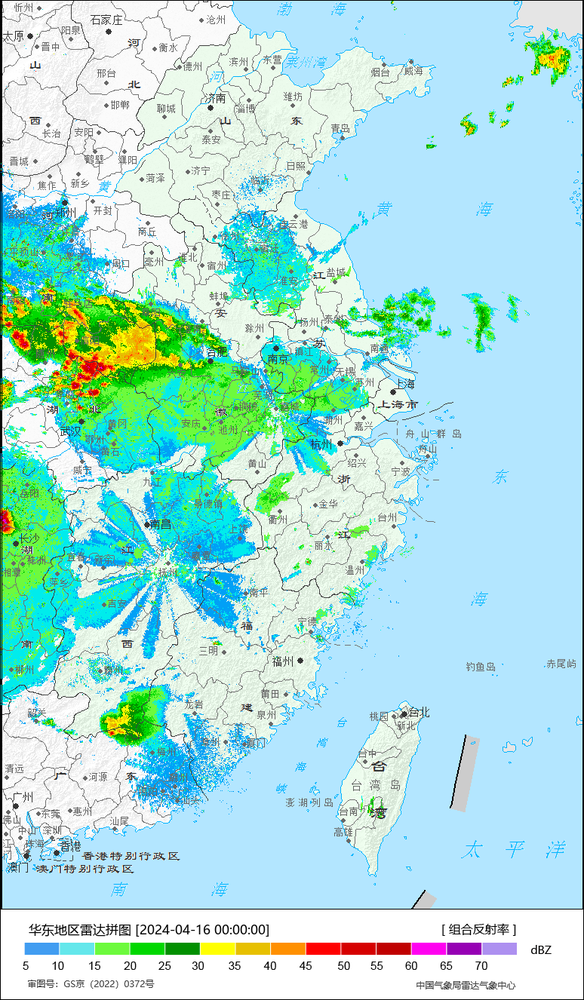
#> input picture resource/downloads/AECN/Z_RADA_C_BABJ_20240415160647_P_DOR_AECN_CREF_20240415_160000.png, 584 x 1000 px, shrunk from 774 x 1326 before the run
$ python balck.py
#> lines starting #> are read from the running program, lines starting #| are printed output that depends on the picture; after the words box and inside, x2 and y2 are one past the last pixel; in counts of white or black regions, pixels touching at a corner belong together
import cv2
import numpy as np

# 加载图像
image = cv2.imread('downloads/AECN/Z_RADA_C_BABJ_20240415160647_P_DOR_AECN_CREF_20240415_160000.png')
#> image is the input picture: shape (1000, 584, 3); mean B, G, R 219.8, 224.2, 172.9

# 读取颜色数据文件
color_ranges = []
with open('black_data.txt', 'r') as file:
#> (reads resource/black_data.txt from the repository)
    for line in file:
        parts = line.split()
        hue = int(float(parts[1])/2)
        saturation = int(float(parts[2]) * 255 / 100)  # 转换百分比为0-255
        value = int(float(parts[3]) * 255 / 100)  # 转换百分比为0-255
        # 假设色调的容差为2度，饱和度和亮度的容差为10%
        lower_bound = np.array([hue - 1, max(saturation - 25, 0), max(value - 25, 0)])
        upper_bound = np.array([hue + 1, min(saturation + 25, 255), min(value + 25, 255)])
        color_ranges.append((lower_bound, upper_bound))

# 初始化一个空掩模用于存储合并后的掩模
combined_mask = None

# 转换到HSV色彩空间
hsv_image = cv2.cvtColor(image, cv2.COLOR_BGR2HSV)
#> hsv_image: shape (1000, 584, 3); mean H, S, V 68.5, 78.1, 239.1

# 循环遍历颜色范围并组合掩模
for lower_bound, upper_bound in color_ranges:
    mask = cv2.inRange(hsv_image, lower_bound, upper_bound)
    if combined_mask is None:
        combined_mask = mask
    else:
        combined_mask = cv2.bitwise_or(combined_mask, mask)
#> this loop made 3 passes
#> pass 1, `mask = cv2.inRange(hsv_image, lower_bound, upper_bound)`:
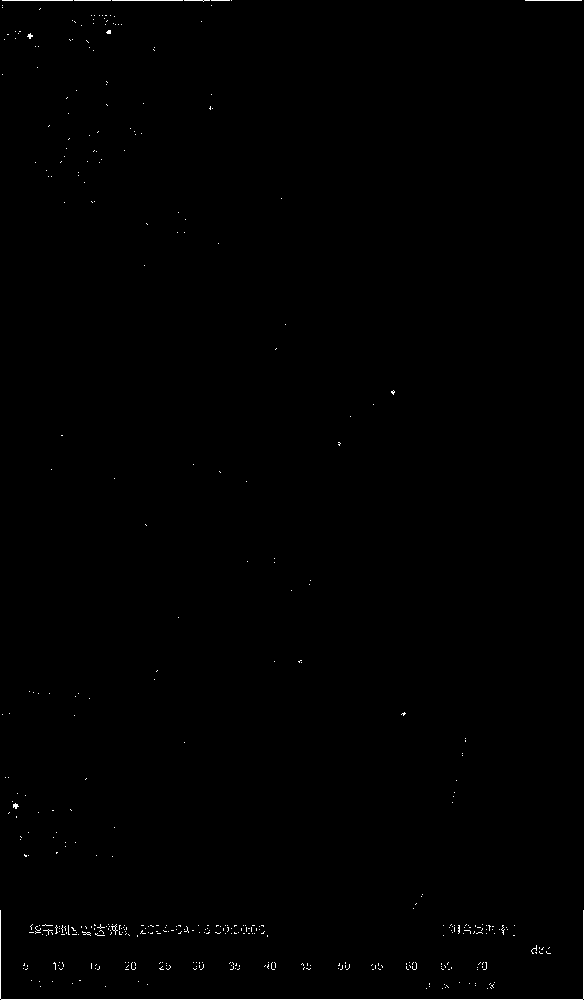
#> mask: shape (1000, 584); 0.37% white in thin lines or dots
#> pass 2, `mask = cv2.inRange(hsv_image, lower_bound, upper_bound)`:
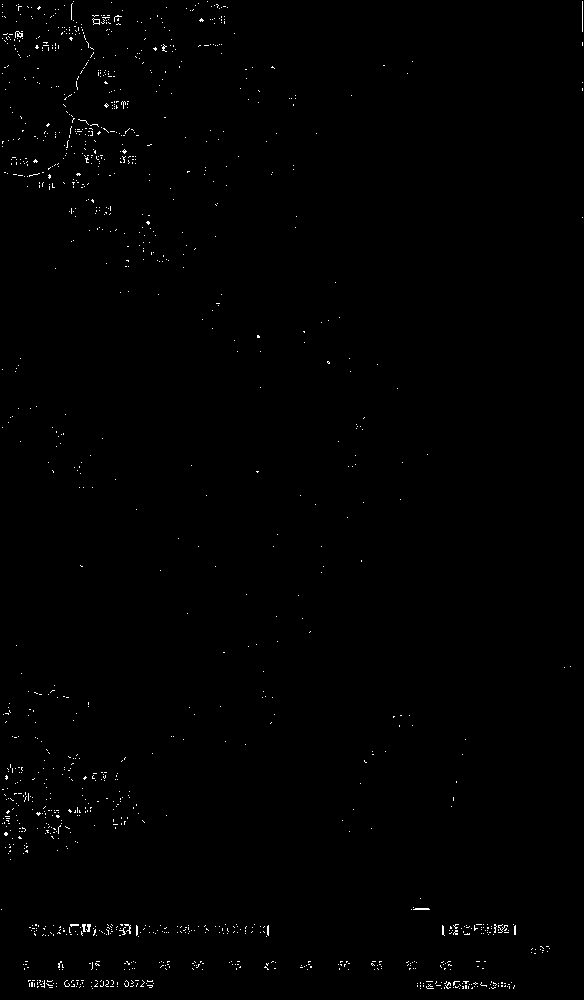
#> mask: shape (1000, 584); 0.53% white in thin lines or dots
#> pass 2, `combined_mask = cv2.bitwise_or(combined_mask, mask)`:
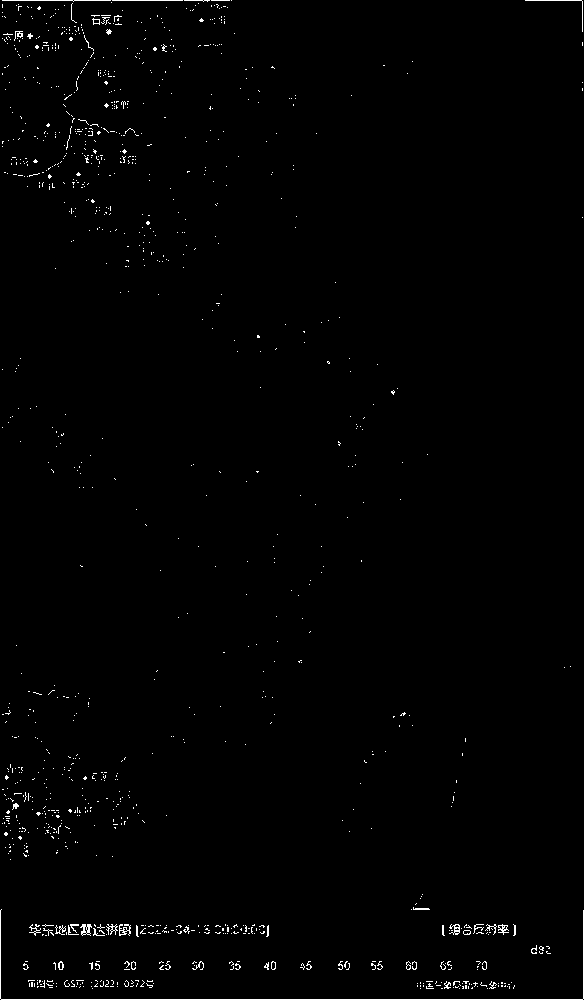
#> combined_mask: shape (1000, 584); 0.9% white in thin lines or dots
#> pass 3, `mask = cv2.inRange(hsv_image, lower_bound, upper_bound)`:
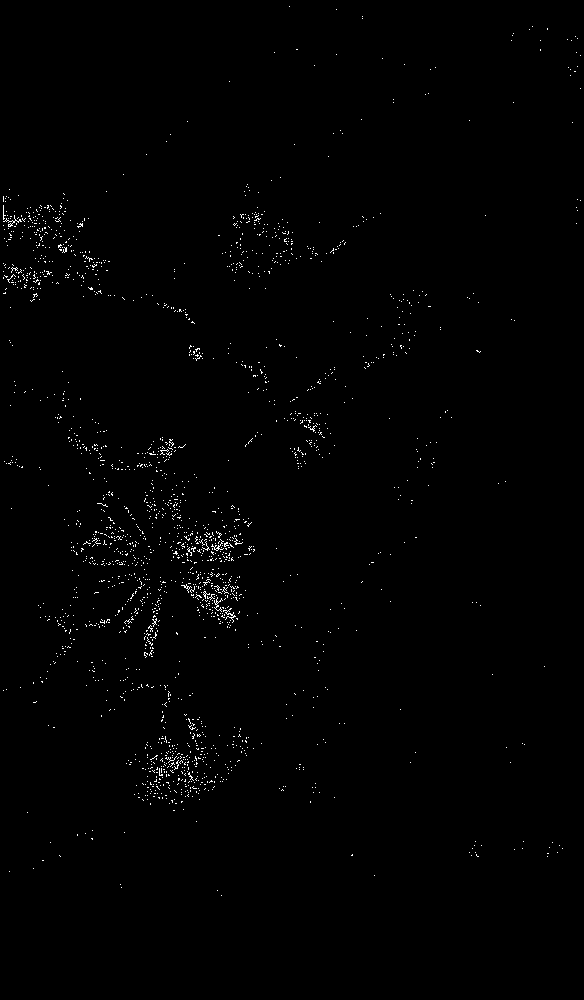
#> mask: shape (1000, 584); 0.73% white in thin lines or dots, all inside (x1, y1, x2, y2) = (3, 6, 581, 896)
#> after the loop:
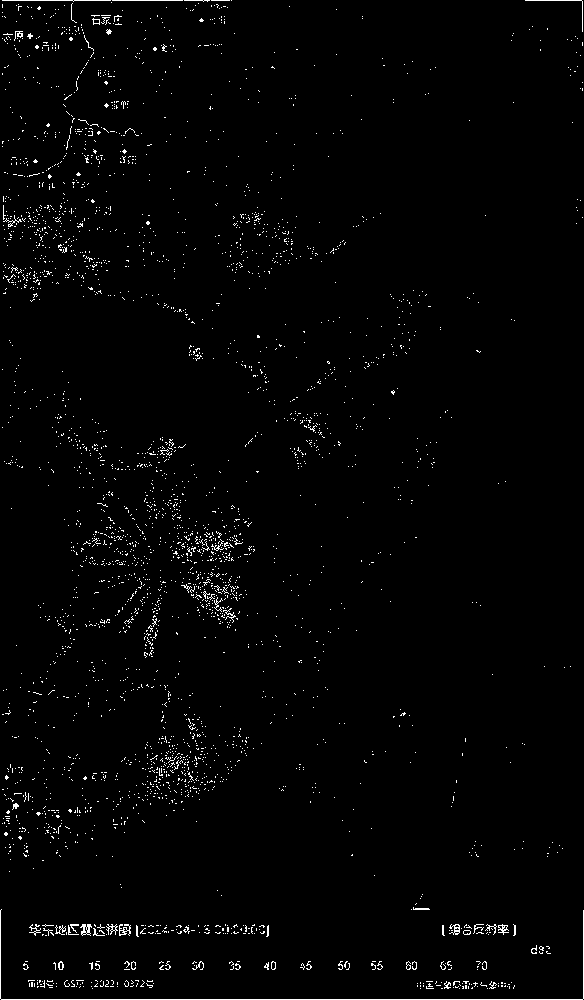
#> combined_mask: shape (1000, 584); 1.6% white in thin lines or dots

# 将掩模应用到原图像
result = cv2.bitwise_and(image, image, mask=combined_mask)
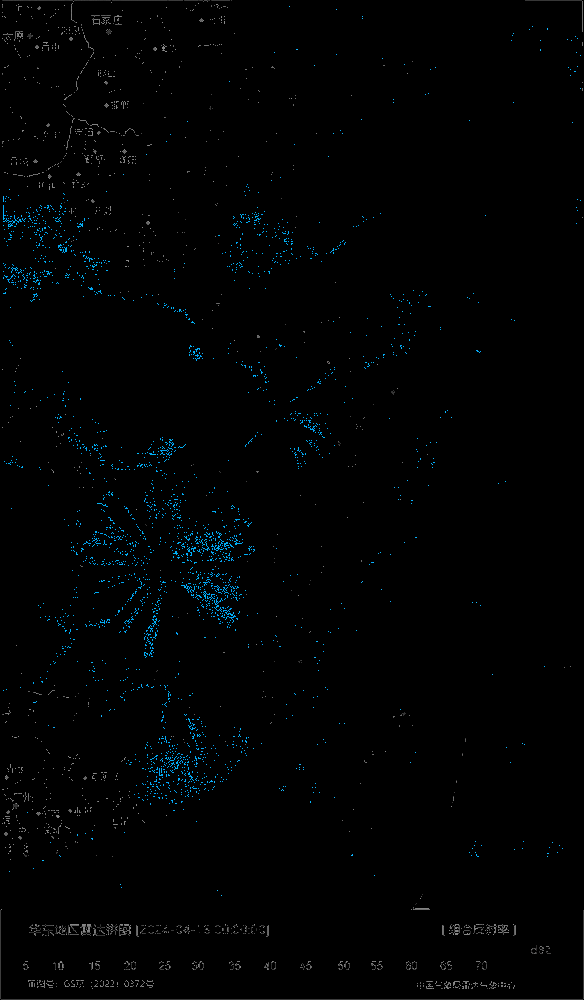
#> result: shape (1000, 584, 3); mean B, G, R 2.7, 2.1, 0.9

# 显示结果
cv2.imshow('Filtered Image', result)
cv2.waitKey(0)
cv2.destroyAllWindows()

# 保存结果
cv2.imwrite('filtered_black_image.png', result)
